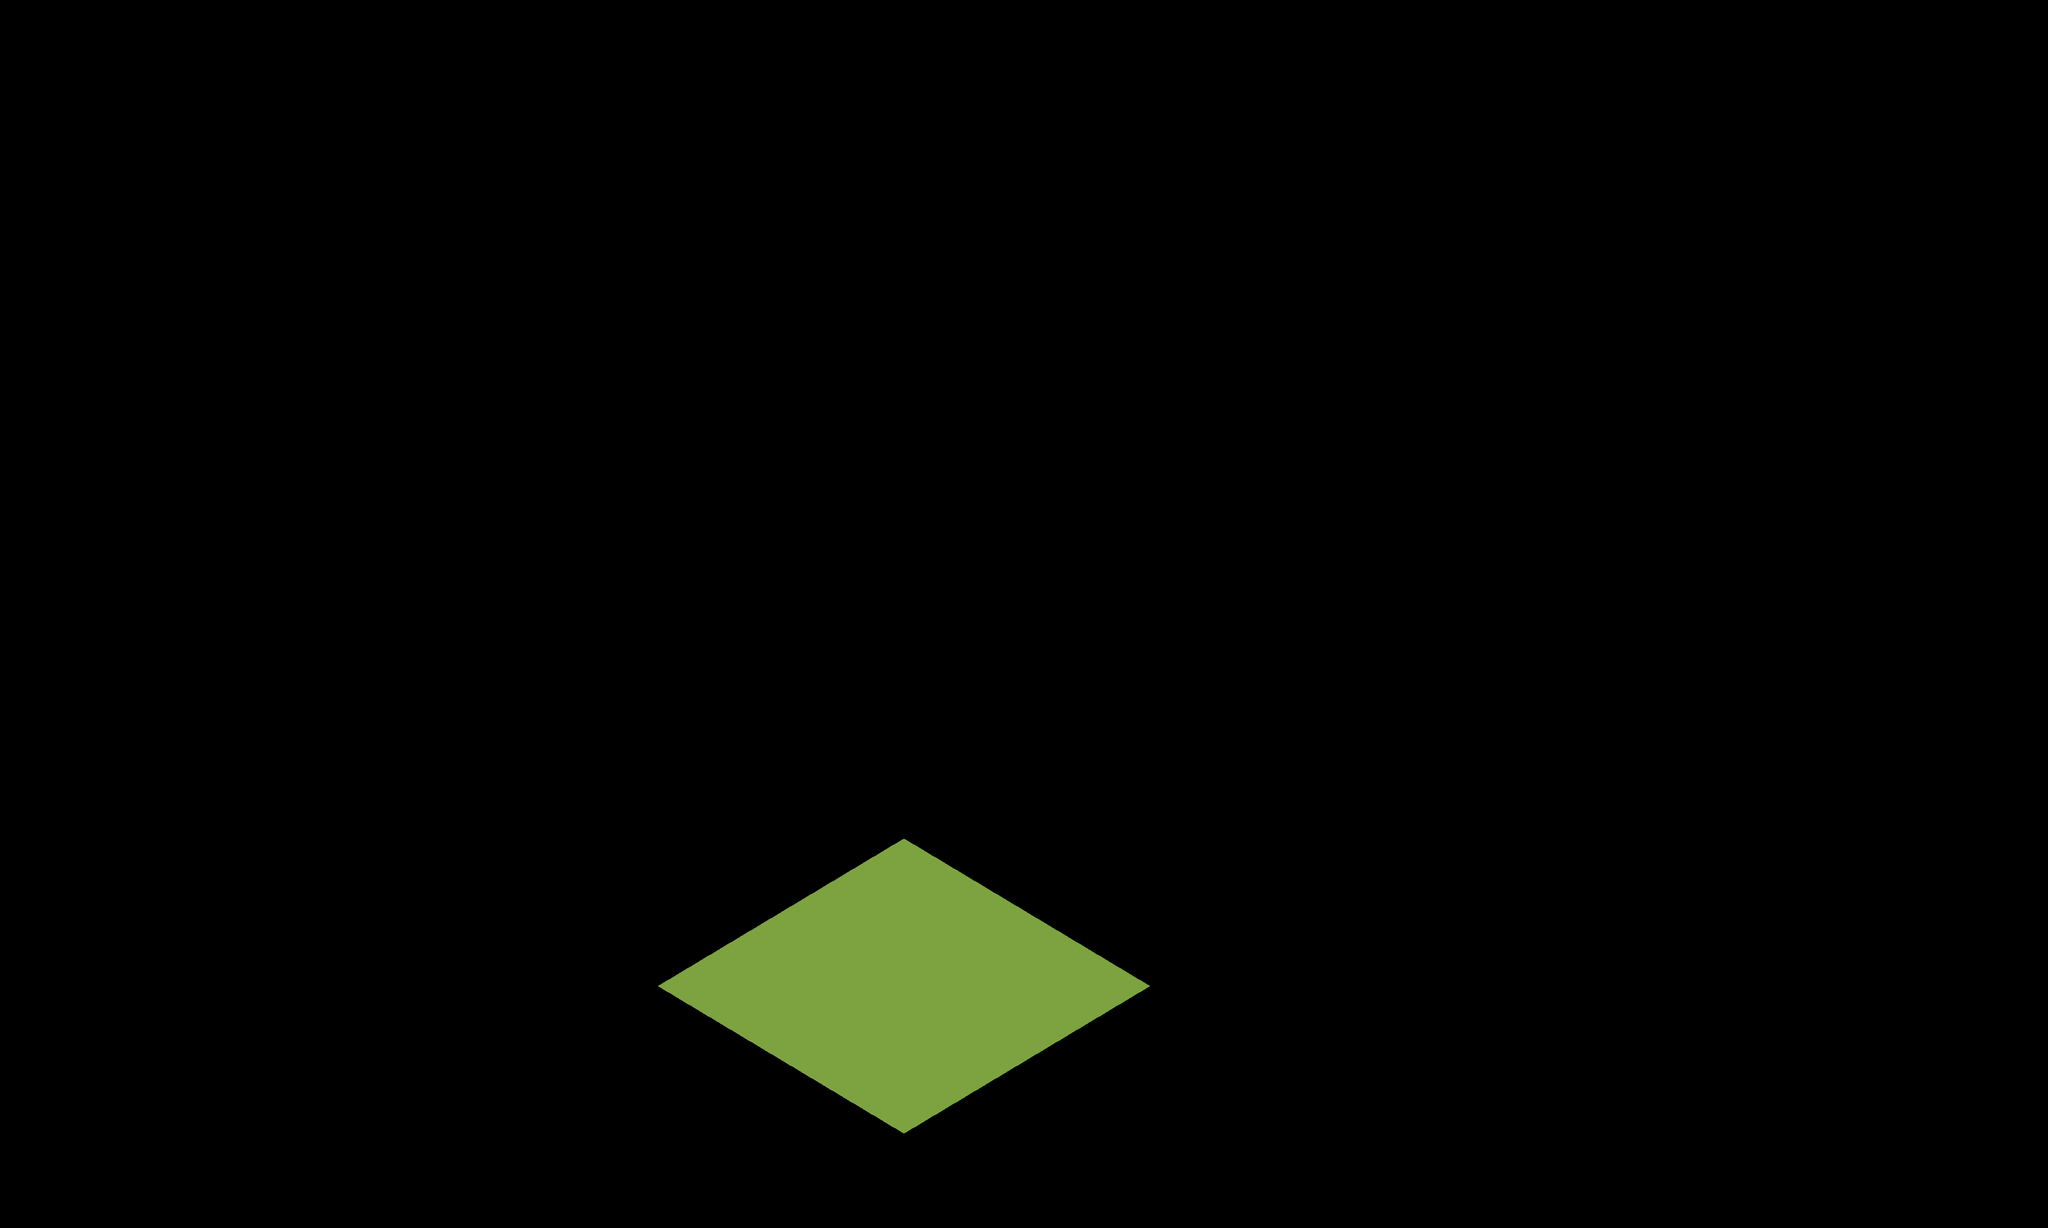

This game map was drawn from its Tiled (.tmx) file and the tilesets committed beside it. A one-line description and the trimmed map source follow:
An orthogonal 100x100 tile map with 50x30 px tiles, 1 tile layer (Tile Layer 1).

<map version="1.2" tiledversion="1.2.0" orientation="orthogonal" renderorder="right-down" width="100" height="100" tilewidth="50" tileheight="30" infinite="0" nextlayerid="2" nextobjectid="1">
 <tileset firstgid="1" source="tile_set_2_col.tsx" />
 <layer id="1" name="Tile Layer 1" width="100" height="100" offsetx="-43" offsety="9">
  <data>[10000 cells, 144 non-empty, 1 distinct tile ids]</data>
 </layer>
</map>
